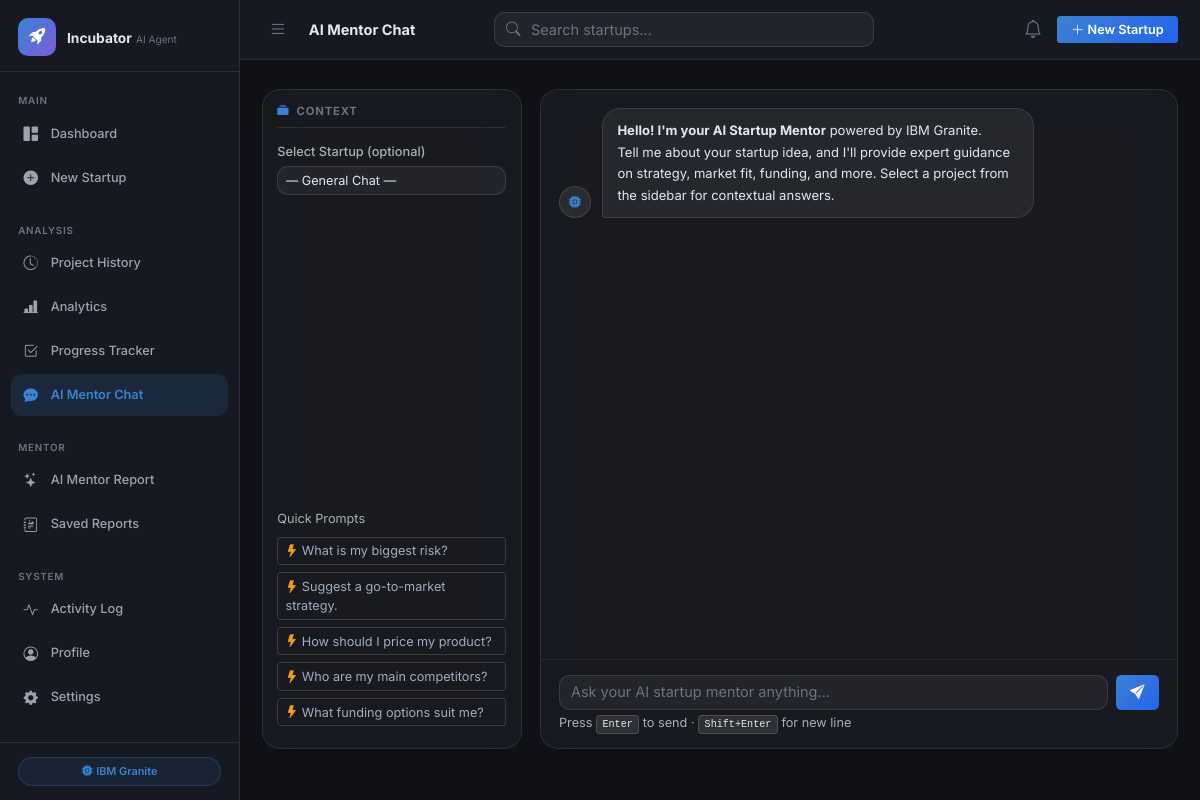
Before: /chat/?project_id=3 with the older database file.
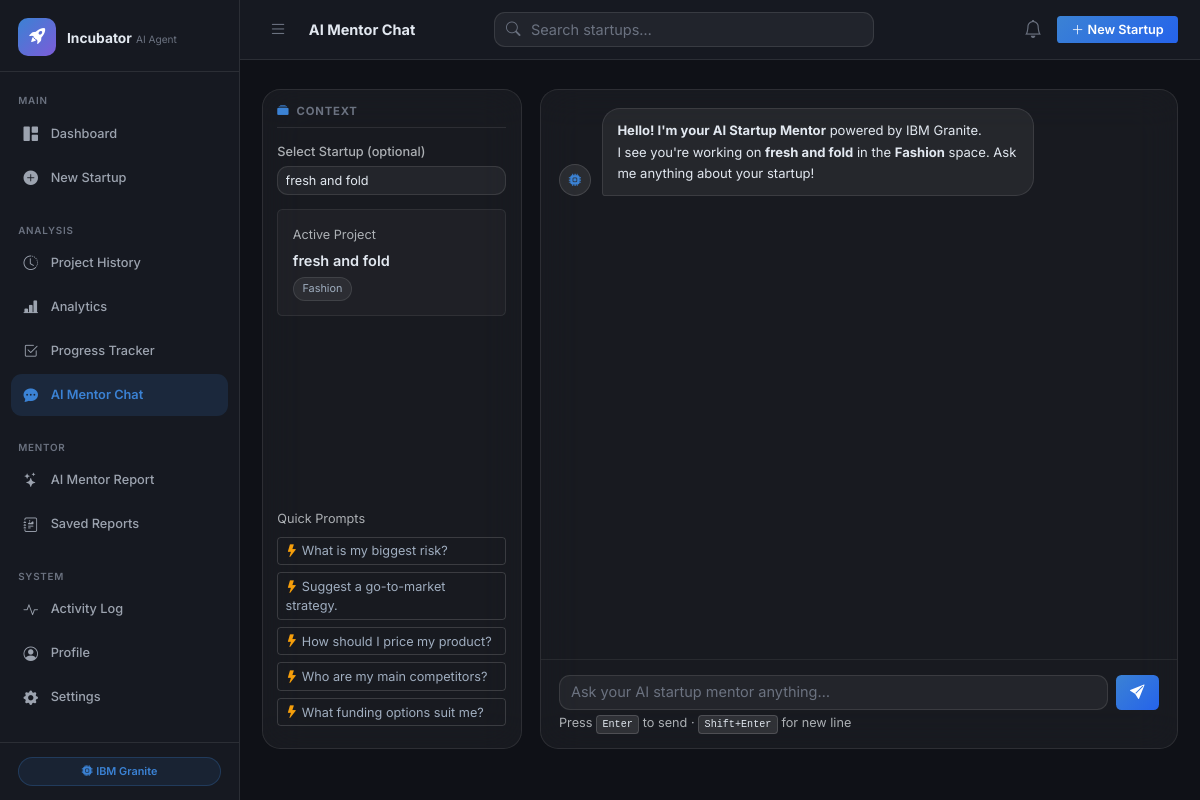
After: the same page with the newer database file.
### tables this page shows
CREATE TABLE startup_projects (
            id               INTEGER PRIMARY KEY AUTOINCREMENT,
            user_id          INTEGER NOT NULL DEFAULT 1,
            startup_name     TEXT    NOT NULL,
            founder_name     TEXT    NOT NULL,
            country          TEXT    NOT NULL,
            industry         TEXT    NOT NULL,
            budget           TEXT    NOT NULL,
            target_audience  TEXT    NOT NULL,
            business_goal    TEXT    NOT NULL,
            idea_description TEXT    NOT NULL,
            status           TEXT    NOT NULL DEFAULT 'pending',
            stage            TEXT    NOT NULL DEFAULT 'idea',
            created_at       TEXT    DEFAULT (datetime('now')),
            updated_at       TEXT    DEFAULT (datetime('now')), currency TEXT NOT NULL DEFAULT 'USD',
            FOREIGN KEY (user_id) REFERENCES users(id)
        );

### routes/chat.py (the view)
@chat_bp.route("/", methods=["GET"])
def index():
    app = current_app._get_current_object()
    project_id = request.args.get("project_id", type=int)
    all_startups = get_all_startups(app)
    selected_startup = None
    messages = []
    if project_id:
        selected_startup = get_startup_by_id(app, project_id)
        messages = get_messages_by_project(app, project_id)
    return render_template(
        "chat.html",
        all_startups=all_startups,
        selected_startup=selected_startup,
        messages=messages,
        project_id=project_id,
    )

### database/db.py (called while the page is built)
def get_db(app):
    if "db" not in g:
        db_path = app.config["DATABASE_PATH"]
        os.makedirs(os.path.dirname(db_path), exist_ok=True)
        g.db = sqlite3.connect(db_path, detect_types=sqlite3.PARSE_DECLTYPES)
        g.db.row_factory = sqlite3.Row
        g.db.execute("PRAGMA journal_mode=WAL;")
        g.db.execute("PRAGMA foreign_keys=ON;")
    return g.db

### models/chat.py (called while the page is built)
def get_messages_by_project(app, project_id: int) -> list:
    db = get_db(app)
    rows = db.execute(
        """
        SELECT * FROM chat_messages
        WHERE project_id = ?
        ORDER BY created_at ASC
        """,
        (project_id,),
    ).fetchall()
    return [dict(r) for r in rows]

### models/startup.py (called while the page is built)
def get_all_startups(app) -> list:
    db = get_db(app)
    rows = db.execute(
        "SELECT * FROM startup_projects ORDER BY created_at DESC"
    ).fetchall()
    return [dict(r) for r in rows]

def get_startup_by_id(app, project_id: int) -> dict | None:
    db = get_db(app)
    row = db.execute(
        "SELECT * FROM startup_projects WHERE id = ?", (project_id,)
    ).fetchone()
    return dict(row) if row else None

### templates/chat.html (shortened to what this page needs)
{% extends "base.html" %}
{% block page_title %}AI Mentor Chat{% endblock %}
{% block content %}
<div class="chat-layout">
  <div class="chat-sidebar-panel">
    <div class="glass p-3 h-100 d-flex flex-column">
      <h6 class="section-heading mb-3">
        <i class="bi bi-collection-fill me-2 text-primary"></i>Context
      </h6>
      <label class="form-label small text-muted mb-1">Select Startup (optional)</label>
      <select class="form-select glass-input form-select-sm mb-3" id="projectSelector">
        <option value="">— General Chat —</option>
        {% for s in all_startups %}
        <option value="{{ s.id }}" {{ 'selected' if selected_startup and selected_startup.id == s.id }}>
          {{ s.startup_name }}
        </option>
        {% endfor %}
      </select>
      {% if selected_startup %}
      <div class="glass-item p-3 rounded mb-3">
        <small class="text-muted d-block mb-1">Active Project</small>
        <div class="fw-600 mb-1">{{ selected_startup.startup_name }}</div>
        <span class="tag-pill small">{{ selected_startup.industry }}</span>
      </div>
      {% endif %}
      <div class="mt-auto">
        <small class="text-muted d-block mb-2">Quick Prompts</small>
        {% for prompt in [
          'What is my biggest risk?',
          'Suggest a go-to-market strategy.',
          'How should I price my product?',
          'Who are my main competitors?',
          'What funding options suit me?',
        ] %}
        <button class="btn btn-outline-secondary btn-sm w-100 text-start mb-2 quick-prompt"
                data-prompt="{{ prompt }}">
          <i class="bi bi-lightning-fill me-1 text-warning"></i>{{ prompt }}
        </button>
        {% endfor %}
      </div>
    </div>
  </div>
  <div class="chat-main glass">
    <div class="messages-area" id="messagesArea">
      {% if not messages %}
      <div class="message-row">
        <div class="avatar-sm avatar-ai"><i class="bi bi-cpu-fill text-primary"></i></div>
        <div class="bubble bubble-ai">
          <strong>Hello! I'm your AI Startup Mentor</strong> powered by IBM Granite.<br/>
          {% if selected_startup %}
          I see you're working on <strong>{{ selected_startup.startup_name }}</strong> in the
          <strong>{{ selected_startup.industry }}</strong> space. Ask me anything about your startup!
          {% else %}
          Tell me about your startup idea, and I'll provide expert guidance on strategy,
          market fit, funding, and more. Select a project from the sidebar for contextual answers.
          {% endif %}
        </div>
      </div>
      {% endif %}
    </div>
    <div class="chat-input-bar">
      <div class="d-flex gap-2">
        <textarea class="form-control glass-input" id="chatInput" rows="1"
                  placeholder="Ask your AI startup mentor anything…"
                  style="resize:none;max-height:120px;overflow-y:auto"></textarea>
        <button class="btn btn-primary px-3" id="sendBtn" title="Send (Enter)">
          <i class="bi bi-send-fill"></i>
        </button>
      </div>
      <small class="text-muted mt-1 d-block">Press <kbd>Enter</kbd> to send · <kbd>Shift+Enter</kbd> for new line</small>
    </div>
  </div>
</div>
{% endblock %}

Changed rows visible on the page:
added startup_projects: startup_name "fresh and fold", industry "Fashion"
Other visible differences:
form field value: "— General Chat —" → "fresh and fold"
text no longer shown: "Tell me about your startup idea, and I'll provide expert guidance on strategy, market fit, funding, and more. Select a project from the sidebar for contextual answers."
text now shown: "Active Project I see you're working on in the space. Ask me anything about your startup!"
